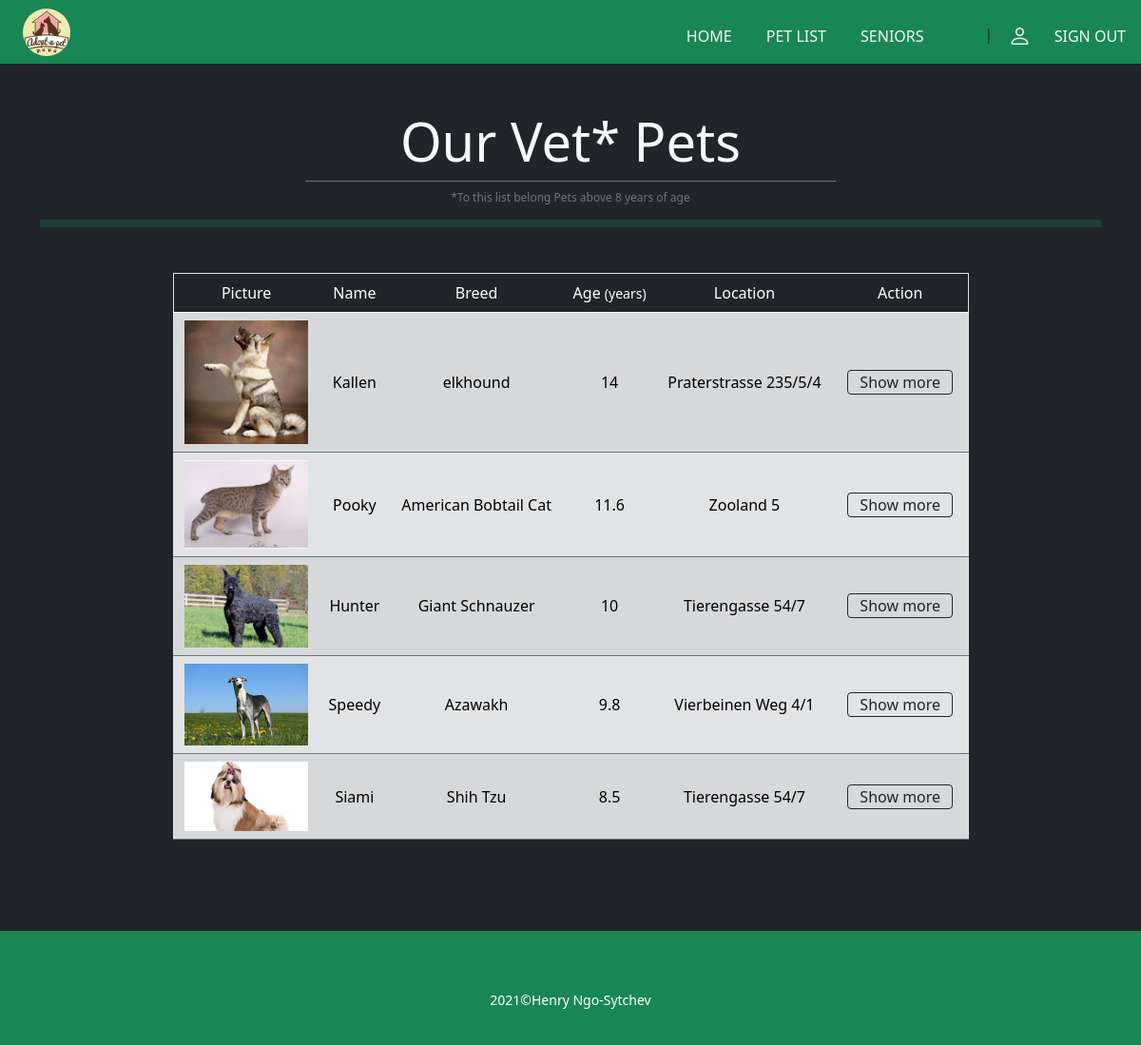
Page /CRUD/animals/senior.php (signed in) on the committed database.
### tables this page shows
CREATE TABLE `animals` (
  `animal_id` int(5) NOT NULL,
  `name` varchar(30) NOT NULL,
  `breed` varchar(50) NOT NULL,
  `picture` varchar(255) DEFAULT NULL,
  `location` varchar(100) DEFAULT NULL,
  `description` text DEFAULT NULL,
  `size` float DEFAULT NULL,
  `age` float DEFAULT NULL,
  `hobbies` varchar(100) DEFAULT NULL
);

### CRUD/animals/senior.php (the view, shortened to what this page needs)
<?php
    require_once("../components/db_connect.php");
   $sql = "SELECT * FROM animals WHERE age > 8 ORDER BY age DESC;";
   $query = mysqli_query($connect, $sql);
   $result = mysqli_fetch_all($query, MYSQLI_ASSOC);
   $seniors = "";
   if(mysqli_num_rows($query) > 0){
       foreach($result as $row){
           $seniors .= "
           <tr class='align-middle text-center border-top border-bottom border-secondary'>
               <td>
               <img class='img-fluid' width='130px' src='../pictures/{$row["picture"]}'>
               </td>
               <td>{$row['name']}</td>
               <td>{$row['breed']}</td>
               <td>{$row['age']}</td>
               <td>{$row['location']}</td>
               <td>
               <a class='btn btn-outline-dark w-auto py-0 m-1' href='details.php?id={$row["animal_id"]}'><span>Show more</span>
               </a>
           </td>
           </tr>
           ";
       }
   } else {
       $seniors = "<tr>
                <td class='text-center' colspan='5'>
                Sorry, there are currently no available records.
                </td>
            </tr>";
   }
?>
<!DOCTYPE html>
<html lang="en">
<head>
    <?php require_once("../components/bootstrap.php")?>
</head>
<body>
    <?php
    require_once("../components/navbar.php");
    ?>
    <main class="bg-dark py-5">
    <div class="container mb-5">
    <h1 class="text-center text-light fw-light display-4">Our Vet* Pets</h1>
    <p class="text-center text-muted border-top border-secondary mx-auto w-50"><sub>*To this list belong Pets above 8 years of age</sub></p>
        <hr class="bg-success py-1 mb-5">
        <table class="table table-secondary table-striped border my-0 mx-auto w-75">
            <thead class="table-dark text-white text-center fw-light">
                <tr class="align-middle">
                    <td>Picture</td>
                    <td>Name</td>
                    <td>Breed</td>
                    <td>Age <small>(years)</small></td>
                    <td>Location</td>
                    <td>Action</td>
                </tr>
            </thead>
            <tbody>
                <?= $seniors ?>
            </tbody>
        </table>
    </div>
    </main>
    <?php require_once("../components/footer.php"); ?>
</body>
</html>

### CRUD/animals/senior.php (style rules this page uses)
main { min-height: 100vh; }

### rows in the picture
animals: picture (picture), name "Kallen", breed "elkhound", age "14", location "Praterstrasse 235/5/4"
animals: picture (picture), name "Pooky", breed "American Bobtail Cat", age "11.6", location "Zooland 5"
animals: picture (picture), name "Hunter", breed "Giant Schnauzer", age "10", location "Tierengasse 54/7"
animals: picture (picture), name "Speedy", breed "Azawakh", age "9.8", location "Vierbeinen Weg 4/1"
animals: picture (picture), name "Siami", breed "Shih Tzu", age "8.5", location "Tierengasse 54/7"
